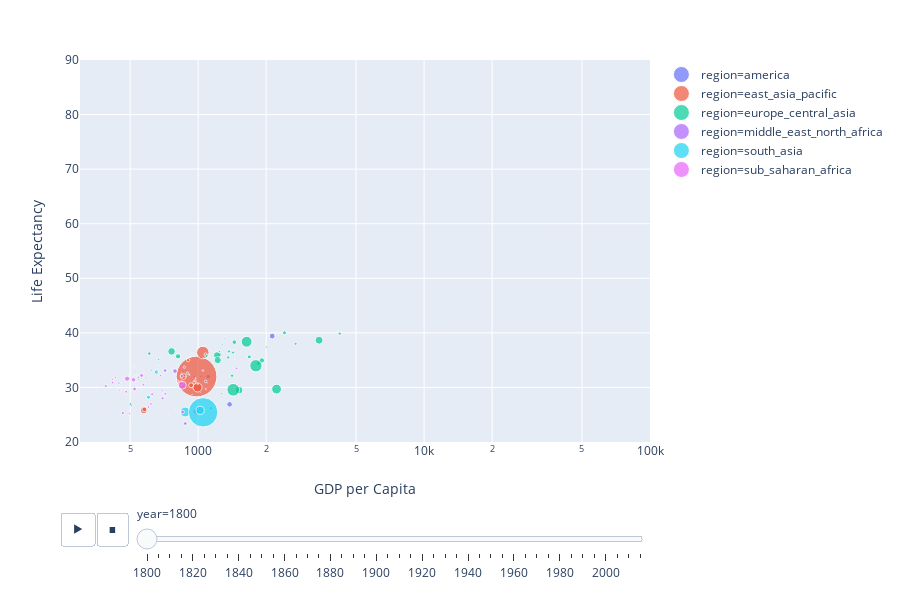

Source (notebook cell):
### Code cell
#Now lets try animated version: chose every 5 years bc every year and even every other year was pretty slow

configure_plotly_browser_state()

px.scatter(fives, x="income", y="lifespan",size="population", size_max=60, color="region", hover_name="country", 
           animation_frame="year", animation_group="country", log_x=True, range_x=[300,100000], range_y=[20,90],
            labels=dict(population="Population", income="GDP per Capita", lifespan="Life Expectancy"))

### Figure 1 — Plotly figure (JSON) as saved in the notebook; plotly's stock layout.template omitted (floating-point values rounded to 4 significant figures)
{"data": [{"hovertemplate": "<b>%{hovertext}</b><br><br>year=1800<br>region=america<br>GDP per Capita=%{x}<br>Life Expectancy=%{y}<br>Population=%{marker.size}<extra></extra>", "showlegend": true, "legendgroup": "region=america", "name": "region=america", "yaxis": "y", "hovertext": ["Argentina", "Antigua and Barbuda", "Bahamas", "Belize", "Bolivia", "Brazil", "Barbados", "Canada", "Chile", "Colombia", "Costa Rica", "Cuba", "Dominican Republic", "Ecuador", "Grenada", "Guatemala", "Guyana", "Honduras", "Haiti", "Jamaica", "St. Lucia", "Mexico", "Nicaragua", "Panama", "Peru", "Paraguay", "El Salvador", "Suriname", "Trinidad and Tobago", "Uruguay", "United States", "St. Vincent and the Grenadines", "Venezuela"], "ids": ["Argentina", "Antigua and Barbuda", "Bahamas", "Belize", "Bolivia", "Brazil", "Barbados", "Canada", "Chile", "Colombia", "Costa Rica", "Cuba", "Dominican Republic", "Ecuador", "Grenada", "Guatemala", "Guyana", "Honduras", "Haiti", "Jamaica", "St. Lucia", "Mexico", "Nicaragua", "Panama", "Peru", "Paraguay", "El Salvador", "Suriname", "Trinidad and Tobago", "Uruguay", "United States", "St. Vincent and the Grenadines", "Venezuela"], "y": [33.2, 33.54, 35.18, 26.5, 33, 32, 32.12, 39, 32, 32, 30.21, 32.2, 29.9, 32.9, 31.4, 25.8, 31.12, 33.9, 29, 34.2, 28.01, 26.9, 25.4, 32.9, 35.7, 35.5, 28.7, 32.9, 32.9, 32.9, 39.41, 25.99, 32.2], "mode": "markers", "xaxis": "x", "marker": {"color": "#636efa", "sizemode": "area", "symbol": "circle", "sizeref": 388100.0, "size": [534000, 37000, 27350, 25526, 1100000, 3639636, 81729, 645526, 771447, 1206000, 51987, 345043, 89000, 500000, 29409, 458965, 166034, 126118, 723000, 401000, 24000, 6181708, 219387, 78842, 1314151, 143000, 248000, 80721, 60000, 55000, 6801854, 25781, 718000]}, "x": [1507, 757, 1445, 579, 854, 1108, 913, 1313, 1026, 962, 775, 864, 667, 529, 959, 857, 1214, 675, 633, 1170, 874, 1378, 973, 847, 1203, 835, 974, 1636, 1230, 1757, 2127, 838, 682], "type": "scatter", "uid": "301cc163-41ba-4764-8536-15163d7b72db"}, {"hovertemplate": "<b>%{hovertext}</b><br><br>year=1800<br>region=east_asia_pacific<br>GDP per Capita=%{x}<br>Life Expectancy=%{y}<br>Population=%{marker.size}<extra></extra>", "showlegend": true, "legendgroup": "region=east_asia_pacific", "name": "region=east_asia_pacific", "yaxis": "y", "hovertext": ["Australia", "Brunei", "China", "Fiji", "Micronesia, Fed. Sts.", "Indonesia", "Japan", "Cambodia", "Kiribati", "South Korea", "Lao", "Myanmar", "Mongolia", "Malaysia", "New Zealand", "Philippines", "Papua New Guinea", "North Korea", "Singapore", "Solomon Islands", "Thailand", "Timor-Leste", "Tonga", "Vietnam", "Vanuatu", "Samoa"], "ids": ["Australia", "Brunei", "China", "Fiji", "Micronesia, Fed. Sts.", "Indonesia", "Japan", "Cambodia", "Kiribati", "South Korea", "Lao", "Myanmar", "Mongolia", "Malaysia", "New Zealand", "Philippines", "Papua New Guinea", "North Korea", "Singapore", "Solomon Islands", "Thailand", "Timor-Leste", "Tonga", "Vietnam", "Vanuatu", "Samoa"], "y": [34.05, 29.2, 32, 26.1, 26.7, 30, 36.4, 35, 24.9, 25.8, 31.9, 30.8, 31.8, 30.6, 34.05, 30.9, 31.5, 26, 29.1, 25.1, 30.4, 28.95, 28.2, 32, 24.3, 25.4], "mode": "markers", "xaxis": "x", "marker": {"color": "#EF553B", "sizemode": "area", "symbol": "circle", "sizeref": 388100.0, "size": [351014, 2128, 321675013, 130533, 16416, 16108545, 30294378, 2090000, 17876, 9395000, 470000, 3506000, 619000, 287000, 100000, 1894389, 754894, 4345000, 30000, 56998, 4665000, 137262, 18658, 6551000, 27791, 47300]}, "x": [814, 1512, 984, 785, 518, 994, 1049, 903, 551, 575, 864, 840, 592, 997, 658, 962, 546, 578, 1021, 363, 931, 521, 663, 861, 585, 1400], "type": "scatter", "uid": "b21de48a-220f-42dd-8a2d-481134e50e51"}, {"hovertemplate": "<b>%{hovertext}</b><br><br>year=1800<br>region=europe_central_asia<br>GDP per Capita=%{x}<br>Life Expectancy=%{y}<br>Population=%{marker.size}<extra></extra>", "showlegend": true, "legendgroup": "region=europe_central_asia", "name": "region=europe_central_asia", "yaxis": "y", "hovertext": ["Albania", "Armenia", "Austria", "Azerbaijan", "Belgium", "Bulgaria", "Bosnia and Herzegovina", "Belarus", "Switzerland", "Cyprus", "Czech Republic", "Germany", "Denmark", "Spain", "Estonia", "Finland", "France", "United Kingdom", "Georgia", "Greece", "Croatia", "Hungary", "Ireland", "Iceland", "Italy", "Kazakhstan", "Kyrgyz Republic", "Lithuania", "Luxembourg", "Latvia", "Moldova", "Macedonia, FYR", "Malta", "Montenegro", "Netherlands", "Norway", "Poland", "Portugal", "Romania", "Russia", "Serbia", "Slovak Republic", "Slovenia", "Sweden", "Tajikistan", "Turkmenistan", "Turkey", "Ukraine", "Uzbekistan"], "ids": ["Albania", "Armenia", "Austria", "Azerbaijan", "Belgium", "Bulgaria", "Bosnia and Herzegovina", "Belarus", "Switzerland", "Cyprus", "Czech Republic", "Germany", "Denmark", "Spain", "Estonia", "Finland", "France", "United Kingdom", "Georgia", "Greece", "Croatia", "Hungary", "Ireland", "Iceland", "Italy", "Kazakhstan", "Kyrgyz Republic", "Lithuania", "Luxembourg", "Latvia", "Moldova", "Macedonia, FYR", "Malta", "Montenegro", "Netherlands", "Norway", "Poland", "Portugal", "Romania", "Russia", "Serbia", "Slovak Republic", "Slovenia", "Sweden", "Tajikistan", "Turkmenistan", "Turkey", "Ukraine", "Uzbekistan"], "y": [35.4, 34, 34.4, 29.17, 40, 35.8, 35.1, 36.2, 38, 38.5, 34.95, 38.37, 37.41, 29.5, 36.14, 36.57, 33.97, 38.65, 31.87, 36.6, 36.1, 36, 38.3, 42.85, 29.69, 26.2, 23.94, 28.9, 36.9, 33, 33.15, 36.1, 28.7, 35.4, 39.86, 37.92, 35.9, 35.6, 35.7, 29.57, 35.5, 36.4, 36.6, 32.16, 24.24, 24, 35, 36.6, 26.93], "mode": "markers", "xaxis": "x", "marker": {"color": "#00cc96", "sizemode": "area", "symbol": "circle", "sizeref": 388100.0, "size": [410445, 413326, 3205587, 879960, 3138137, 1992320, 851806, 2355081, 1826051, 184392, 5516349, 22886919, 1062514, 11549294, 334136, 977662, 29355111, 12327466, 1072178, 2151155, 1227886, 3499771, 4064749, 61428, 18822234, 2041282, 530343, 778655, 127030, 590588, 712558, 391865, 134072, 126582, 2254522, 868570, 9508747, 3033454, 5464085, 31088398, 2147197, 2140651, 469664, 2354189, 466629, 367215, 9773456, 11215490, 1919159]}, "x": [667, 514, 1847, 775, 2411, 1088, 669, 608, 2700, 853, 1915, 1639, 2012, 1517, 938, 1243, 1802, 3429, 543, 1370, 1078, 1248, 1446, 926, 2224, 1140, 508, 1270, 1453, 751, 621, 690, 781, 1057, 4233, 1277, 1212, 1684, 815, 1430, 1358, 1427, 1409, 1413, 556, 943, 1221, 763, 502], "type": "scatter", "uid": "2e660e45-2f70-4433-8cd0-c2e112958753"}, {"hovertemplate": "<b>%{hovertext}</b><br><br>year=1800<br>region=middle_east_north_africa<br>GDP per Capita=%{x}<br>Life Expectancy=%{y}<br>Population=%{marker.size}<extra></extra>", "showlegend": true, "legendgroup": "region=middle_east_north_africa", "name": "region=middle_east_north_africa", "yaxis": "y", "hovertext": ["United Arab Emirates", "Bahrain", "Djibouti", "Algeria", "Egypt", "Iran", "Iraq", "Israel", "Jordan", "Kuwait", "Lebanon", "Libya", "Morocco", "Oman", "Palestine", "Qatar", "Saudi Arabia", "Syria", "Tunisia", "Yemen"], "ids": ["United Arab Emirates", "Bahrain", "Djibouti", "Algeria", "Egypt", "Iran", "Iraq", "Israel", "Jordan", "Kuwait", "Lebanon", "Libya", "Morocco", "Oman", "Palestine", "Qatar", "Saudi Arabia", "Syria", "Tunisia", "Yemen"], "y": [30.7, 30.3, 29.9, 28.82, 33, 25.6, 31.2, 32, 31.7, 26, 29.7, 33.1, 33.1, 32.3, 32.1, 30.8, 32.1, 31.1, 28.8, 23.39], "mode": "markers", "xaxis": "x", "marker": {"color": "#ab63fa", "sizemode": "area", "symbol": "circle", "sizeref": 388100.0, "size": [40153, 64474, 22848, 2503218, 4243515, 6269721, 1076920, 209954, 217000, 81280, 332000, 531472, 2503218, 318000, 165944, 14092, 2091000, 1337000, 862029, 2593000]}, "x": [998, 1235, 752, 715, 790, 976, 969, 879, 976, 1097, 1081, 1050, 714, 915, 1220, 1097, 846, 1080, 715, 877], "type": "scatter", "uid": "915e6bfb-c15e-41cb-b570-2feb42f012e0"}, {"hovertemplate": "<b>%{hovertext}</b><br><br>year=1800<br>region=south_asia<br>GDP per Capita=%{x}<br>Life Expectancy=%{y}<br>Population=%{marker.size}<extra></extra>", "showlegend": true, "legendgroup": "region=south_asia", "name": "region=south_asia", "yaxis": "y", "hovertext": ["Afghanistan", "Bangladesh", "Bhutan", "India", "Sri Lanka", "Maldives", "Nepal", "Pakistan"], "ids": ["Afghanistan", "Bangladesh", "Bhutan", "India", "Sri Lanka", "Maldives", "Nepal", "Pakistan"], "y": [28.21, 25.5, 28.8, 25.44, 32.6, 32.65, 32.8, 25.8], "mode": "markers", "xaxis": "x", "marker": {"color": "#19d3f3", "sizemode": "area", "symbol": "circle", "sizeref": 388100.0, "size": [3280000, 19227358, 89989, 168574895, 1213000, 42378, 3881000, 13123633]}, "x": [603, 876, 629, 1052, 898, 842, 654, 1021], "type": "scatter", "uid": "d965e3b8-d1f7-4edf-8ab8-ab246e30d34f"}, {"hovertemplate": "<b>%{hovertext}</b><br><br>year=1800<br>region=sub_saharan_africa<br>GDP per Capita=%{x}<br>Life Expectancy=%{y}<br>Population=%{marker.size}<extra></extra>", "showlegend": true, "legendgroup": "region=sub_saharan_africa", "name": "region=sub_saharan_africa", "yaxis": "y", "hovertext": ["Angola", "Burundi", "Benin", "Burkina Faso", "Botswana", "Central African Republic", "Cote d'Ivoire", "Cameroon", "Congo, Dem. Rep.", "Congo, Rep.", "Comoros", "Cape Verde", "Eritrea", "Ethiopia", "Gabon", "Ghana", "Guinea", "Gambia", "Guinea-Bissau", "Equatorial Guinea", "Kenya", "Liberia", "Lesotho", "Madagascar", "Mali", "Mozambique", "Mauritania", "Mauritius", "Malawi", "Namibia", "Niger", "Nigeria", "Rwanda", "Sudan", "Senegal", "Sierra Leone", "Somalia", "South Sudan", "Sao Tome and Principe", "Swaziland", "Seychelles", "Chad", "Togo", "Tanzania", "Uganda", "South Africa", "Zambia", "Zimbabwe"], "ids": ["Angola", "Burundi", "Benin", "Burkina Faso", "Botswana", "Central African Republic", "Cote d'Ivoire", "Cameroon", "Congo, Dem. Rep.", "Congo, Rep.", "Comoros", "Cape Verde", "Eritrea", "Ethiopia", "Gabon", "Ghana", "Guinea", "Gambia", "Guinea-Bissau", "Equatorial Guinea", "Kenya", "Liberia", "Lesotho", "Madagascar", "Mali", "Mozambique", "Mauritania", "Mauritius", "Malawi", "Namibia", "Niger", "Nigeria", "Rwanda", "Sudan", "Senegal", "Sierra Leone", "Somalia", "South Sudan", "Sao Tome and Principe", "Swaziland", "Seychelles", "Chad", "Togo", "Tanzania", "Uganda", "South Africa", "Zambia", "Zimbabwe"], "y": [26.98, 31.5, 31, 29.2, 33.6, 30, 31.16, 28.75, 31.6, 32.7, 32.1, 33.8, 30.2, 29.7, 30.6, 28, 29.5, 28.8, 32, 29.8, 25.5, 31.1, 32.8, 30.5, 26.41, 30.28, 32, 28.7, 30.3, 32.4, 30.8, 30.4, 31.8, 31.4, 25.2, 25.1, 29.4, 26.67, 31, 32.3, 37, 30.9, 31.3, 32.2, 25.3, 33.5, 32.6, 33.7], "mode": "markers", "xaxis": "x", "marker": {"color": "#e763fa", "sizemode": "area", "symbol": "circle", "sizeref": 388100.0, "size": [1567028, 899097, 636559, 1665421, 121000, 479444, 1088530, 1860054, 5163819, 314465, 56346, 55716, 205010, 2948990, 158227, 2016034, 983959, 103274, 218167, 80377, 2574000, 313543, 276361, 1543133, 1403398, 1982324, 382696, 62865, 737000, 229000, 1244861, 12100855, 928368, 3994154, 1009886, 794264, 991488, 1027378, 22731, 86000, 12522, 1432000, 445985, 3019768, 2101397, 1440820, 747000, 1085814]}, "x": [618, 418, 597, 480, 397, 424, 812, 626, 485, 575, 696, 529, 532, 523, 390, 696, 450, 813, 777, 356, 854, 797, 393, 573, 603, 390, 527, 940, 350, 540, 446, 851, 431, 518, 497, 734, 694, 507, 850, 490, 792, 418, 682, 562, 464, 1479, 663, 869], "type": "scatter", "uid": "752b6694-9b31-4bf9-bf83-17e92c919e2d"}], "layout": {"yaxis": {"range": [20, 90], "title": {"text": "Life Expectancy"}}, "updatemenus": [{"yanchor": "top", "direction": "left", "showactive": false, "xanchor": "right", "buttons": [{"args": [null, {"frame": {"duration": 500, "redraw": false}, "transition": {"duration": 500, "easing": "linear"}, "fromcurrent": true, "mode": "immediate"}], "method": "animate", "label": "&#9654;"}, {"args": [[null], {"frame": {"duration": 0, "redraw": false}, "transition": {"duration": 0, "easing": "linear"}, "fromcurrent": true, "mode": "immediate"}], "method": "animate", "label": "&#9724;"}], "pad": {"r": 10, "t": 70}, "y": 0, "x": 0.1, "type": "buttons"}], "height": 600, "sliders": [{"yanchor": "top", "currentvalue": {"prefix": "year="}, "xanchor": "left", "len": 0.9, "y": 0, "steps": [{"args": [["1800"], {"frame": {"duration": 0, "redraw": false}, "transition": {"duration": 0, "easing": "linear"}, "fromcurrent": true, "mode": "immediate"}], "method": "animate", "label": "1800"}, {"args": [["1805"], {"frame": {"duration": 0, "redraw": false}, "transition": {"duration": 0, "easing": "linear"}, "fromcurrent": true, "mode": "immediate"}], "method": "animate", "label": "1805"}, {"args": [["1810"], {"frame": {"duration": 0, "redraw": false}, "transition": {"duration": 0, "easing": "linear"}, "fromcurrent": true, "mode": "immediate"}], "method": "animate", "label": "1810"}, {"args": [["1815"], {"frame": {"duration": 0, "redraw": false}, "transition": {"duration": 0, "easing": "linear"}, "fromcurrent": true, "mode": "immediate"}], "method": "animate", "label": "1815"}, {"args": [["1820"], {"frame": {"duration": 0, "redraw": false}, "transition": {"duration": 0, "easing": "linear"}, "fromcurrent": true, "mode": "immediate"}], "method": "animate", "label": "1820"}, {"args": [["1825"], {"frame": {"duration": 0, "redraw": false}, "transition": {"duration": 0, "easing": "linear"}, "fromcurrent": true, "mode": "immediate"}], "method": "animate", "label": "1825"}, {"args": [["1830"], {"frame": {"duration": 0, "redraw": false}, "transition": {"duration": 0, "easing": "linear"}, "fromcurrent": true, "mode": "immediate"}], "method": "animate", "label": "1830"}, {"args": [["1835"], {"frame": {"duration": 0, "redraw": false}, "transition": {"duration": 0, "easing": "linear"}, "fromcurrent": true, "mode": "immediate"}], "method": "animate", "label": "1835"}, {"args": [["1840"], {"frame": {"duration": 0, "redraw": false}, "transition": {"duration": 0, "easing": "linear"}, "fromcurrent": true, "mode": "immediate"}], "method": "animate", "label": "1840"}, {"args": [["1845"], {"frame": {"duration": 0, "redraw": false}, "transition": {"duration": 0, "easing": "linear"}, "fromcurrent": true, "mode": "immediate"}], "method": "animate", "label": "1845"}, {"args": [["1850"], {"frame": {"duration": 0, "redraw": false}, "transition": {"duration": 0, "easing": "linear"}, "fromcurrent": true, "mode": "immediate"}], "method": "animate", "label": "1850"}, {"args": [["1855"], {"frame": {"duration": 0, "redraw": false}, "transition": {"duration": 0, "easing": "linear"}, "fromcurrent": true, "mode": "immediate"}], "method": "animate", "label": "1855"}, {"args": [["1860"], {"frame": {"duration": 0, "redraw": false}, "transition": {"duration": 0, "easing": "linear"}, "fromcurrent": true, "mode": "immediate"}], "method": "animate", "label": "1860"}, {"args": [["1865"], {"frame": {"duration": 0, "redraw": false}, "transition": {"duration": 0, "easing": "linear"}, "fromcurrent": true, "mode": "immediate"}], "method": "animate", "label": "1865"}, {"args": [["1870"], {"frame": {"duration": 0, "redraw": false}, "transition": {"duration": 0, "easing": "linear"}, "fromcurrent": true, "mode": "immediate"}], "method": "animate", "label": "1870"}, {"args": [["1875"], {"frame": {"duration": 0, "redraw": false}, "transition": {"duration": 0, "easing": "linear"}, "fromcurrent": true, "mode": "immediate"}], "method": "animate", "label": "1875"}, {"args": [["1880"], {"frame": {"duration": 0, "redraw": false}, "transition": {"duration": 0, "easing": "linear"}, "fromcurrent": true, "mode": "immediate"}], "method": "animate", "label": "1880"}, {"args": [["1885"], {"frame": {"duration": 0, "redraw": false}, "transition": {"duration": 0, "easing": "linear"}, "fromcurrent": true, "mode": "immediate"}], "method": "animate", "label": "1885"}, {"args": [["1890"], {"frame": {"duration": 0, "redraw": false}, "transition": {"duration": 0, "easing": "linear"}, "fromcurrent": true, "mode": "immediate"}], "method": "animate", "label": "1890"}, {"args": [["1895"], {"frame": {"duration": 0, "redraw": false}, "transition": {"duration": 0, "easing": "linear"}, "fromcurrent": true, "mode": "immediate"}], "method": "animate", "label": "1895"}, {"args": [["1900"], {"frame": {"duration": 0, "redraw": false}, "transition": {"duration": 0, "easing": "linear"}, "fromcurrent": true, "mode": "immediate"}], "method": "animate", "label": "1900"}, {"args": [["1905"], {"frame": {"duration": 0, "redraw": false}, "transition": {"duration": 0, "easing": "linear"}, "fromcurrent": true, "mode": "immediate"}], "method": "animate", "label": "1905"}, {"args": [["1910"], {"frame": {"duration": 0, "redraw": false}, "transition": {"duration": 0, "easing": "linear"}, "fromcurrent": true, "mode": "immediate"}], "method": "animate", "label": "1910"}, {"args": [["1915"], {"frame": {"duration": 0, "redraw": false}, "transition": {"duration": 0, "easing": "linear"}, "fromcurrent": true, "mode": "immediate"}], "method": "animate", "label": "1915"}, {"args": [["1920"], {"frame": {"duration": 0, "redraw": false}, "transition": {"duration": 0, "easing": "linear"}, "fromcurrent": true, "mode": "immediate"}], "method": "animate", "label": "1920"}, {"args": [["1925"], {"frame": {"duration": 0, "redraw": false}, "transition": {"duration": 0, "easing": "linear"}, "fromcurrent": true, "mode": "immediate"}], "method": "animate", "label": "1925"}, {"args": [["1930"], {"frame": {"duration": 0, "redraw": false}, "transition": {"duration": 0, "easing": "linear"}, "fromcurrent": true, "mode": "immediate"}], "method": "animate", "label": "1930"}, {"args": [["1935"], {"frame": {"duration": 0, "redraw": false}, "transition": {"duration": 0, "easing": "linear"}, "fromcurrent": true, "mode": "immediate"}], "method": "animate", "label": "1935"}, {"args": [["1940"], {"frame": {"duration": 0, "redraw": false}, "transition": {"duration": 0, "easing": "linear"}, "fromcurrent": true, "mode": "immediate"}], "method": "animate", "label": "1940"}, {"args": [["1945"], {"frame": {"duration": 0, "redraw": false}, "transition": {"duration": 0, "easing": "linear"}, "fromcurrent": true, "mode": "immediate"}], "method": "animate", "label": "1945"}, {"args": [["1950"], {"frame": {"duration": 0, "redraw": false}, "transition": {"duration": 0, "easing": "linear"}, "fromcurrent": true, "mode": "immediate"}], "method": "animate", "label": "1950"}, {"args": [["1955"], {"frame": {"duration": 0, "redraw": false}, "transition": {"duration": 0, "easing": "linear"}, "fromcurrent": true, "mode": "immediate"}], "method": "animate", "label": "1955"}, {"args": [["1960"], {"frame": {"duration": 0, "redraw": false}, "transition": {"duration": 0, "easing": "linear"}, "fromcurrent": true, "mode": "immediate"}], "method": "animate", "label": "1960"}, {"args": [["1965"], {"frame": {"duration": 0, "redraw": false}, "transition": {"duration": 0, "easing": "linear"}, "fromcurrent": true, "mode": "immediate"}], "method": "animate", "label": "1965"}, {"args": [["1970"], {"frame": {"duration": 0, "redraw": false}, "transition": {"duration": 0, "easing": "linear"}, "fromcurrent": true, "mode": "immediate"}], "method": "animate", "label": "1970"}, {"args": [["1975"], {"frame": {"duration": 0, "redraw": false}, "transition": {"duration": 0, "easing": "linear"}, "fromcurrent": true, "mode": "immediate"}], "method": "animate", "label": "1975"}, {"args": [["1980"], {"frame": {"duration": 0, "redraw": false}, "transition": {"duration": 0, "easing": "linear"}, "fromcurrent": true, "mode": "immediate"}], "method": "animate", "label": "1980"}, {"args": [["1985"], {"frame": {"duration": 0, "redraw": false}, "transition": {"duration": 0, "easing": "linear"}, "fromcurrent": true, "mode": "immediate"}], "method": "animate", "label": "1985"}, {"args": [["1990"], {"frame": {"duration": 0, "redraw": false}, "transition": {"duration": 0, "easing": "linear"}, "fromcurrent": true, "mode": "immediate"}], "method": "animate", "label": "1990"}, {"args": [["1995"], {"frame": {"duration": 0, "redraw": false}, "transition": {"duration": 0, "easing": "linear"}, "fromcurrent": true, "mode": "immediate"}], "method": "animate", "label": "1995"}, {"args": [["2000"], {"frame": {"duration": 0, "redraw": false}, "transition": {"duration": 0, "easing": "linear"}, "fromcurrent": true, "mode": "immediate"}], "method": "animate", "label": "2000"}, {"args": [["2005"], {"frame": {"duration": 0, "redraw": false}, "transition": {"duration": 0, "easing": "linear"}, "fromcurrent": true, "mode": "immediate"}], "method": "animate", "label": "2005"}, {"args": [["2010"], {"frame": {"duration": 0, "redraw": false}, "transition": {"duration": 0, "easing": "linear"}, "fromcurrent": true, "mode": "immediate"}], "method": "animate", "label": "2010"}, {"args": [["2015"], {"frame": {"duration": 0, "redraw": false}, "transition": {"duration": 0, "easing": "linear"}, "fromcurrent": true, "mode": "immediate"}], "method": "animate", "label": "2015"}], "x": 0.1, "active": 0, "pad": {"b": 10, "t": 60}}], "grid": {"xside": "bottom", "xgap": 0.1, "xaxes": ["x"], "yaxes": ["y"], "yside": "left", "ygap": 0.1}, "xaxis": {"range": [2.477, 5], "type": "log", "title": {"text": "GDP per Capita"}}, "margin": {"t": 60}, "legend": {"tracegroupgap": 0}}}
